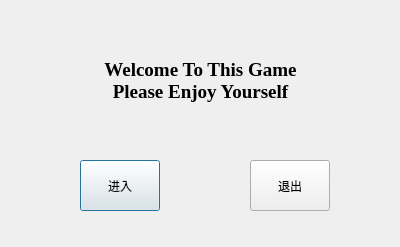
<?xml version="1.0" encoding="UTF-8"?>
<ui version="4.0">
 <class>Dialog</class>
 <widget class="QDialog" name="Dialog">
  <property name="geometry">
   <rect>
    <x>0</x>
    <y>0</y>
    <width>400</width>
    <height>247</height>
   </rect>
  </property>
  <property name="minimumSize">
   <size>
    <width>400</width>
    <height>247</height>
   </size>
  </property>
  <property name="maximumSize">
   <size>
    <width>400</width>
    <height>247</height>
   </size>
  </property>
  <property name="windowTitle">
   <string>Dialog</string>
  </property>
  <widget class="QPushButton" name="login">
   <property name="geometry">
    <rect>
     <x>80</x>
     <y>160</y>
     <width>80</width>
     <height>51</height>
    </rect>
   </property>
   <property name="text">
    <string>进入</string>
   </property>
  </widget>
  <widget class="QPushButton" name="exit">
   <property name="geometry">
    <rect>
     <x>250</x>
     <y>160</y>
     <width>80</width>
     <height>51</height>
    </rect>
   </property>
   <property name="text">
    <string>退出</string>
   </property>
  </widget>
  <widget class="QLabel" name="welcome">
   <property name="geometry">
    <rect>
     <x>10</x>
     <y>20</y>
     <width>381</width>
     <height>121</height>
    </rect>
   </property>
   <property name="font">
    <font>
     <family>Times New Roman</family>
     <pointsize>14</pointsize>
     <weight>75</weight>
     <bold>true</bold>
    </font>
   </property>
   <property name="text">
    <string>Welcome To This Game
Please Enjoy Yourself</string>
   </property>
   <property name="alignment">
    <set>Qt::AlignCenter</set>
   </property>
  </widget>
 </widget>
 <resources/>
 <connections>
  <connection>
   <sender>exit</sender>
   <signal>clicked()</signal>
   <receiver>Dialog</receiver>
   <slot>close()</slot>
   <hints>
    <hint type="sourcelabel">
     <x>249</x>
     <y>259</y>
    </hint>
    <hint type="destinationlabel">
     <x>199</x>
     <y>149</y>
    </hint>
   </hints>
  </connection>
 </connections>
</ui>
